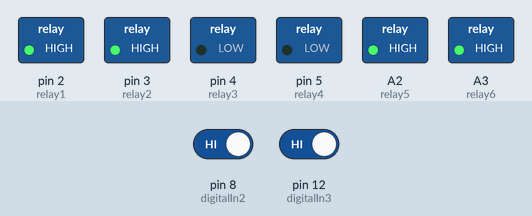
This sketch was run on a simulated Arduino Uno, built with avr-gcc and run on an emulated ATmega328P. Parts: switched loads named in the sketch (green lamp = pin HIGH). Inputs (shaded band) come from the test bench; at power-on: pin 8 (digitalIn2) HIGH, pin 12 (digitalIn3) HIGH. The local clock reads 2024-03-15 10:24:30 at power-on unless the sketch sets it.

Above: at 1.2 s.
1.3 s: pin 8 (digitalIn2) driven LOW
At 2.5 s:
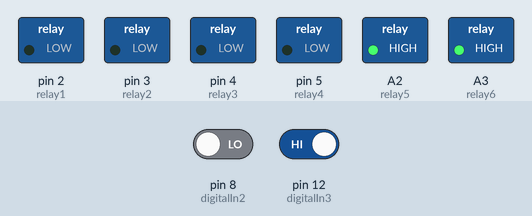
2.8 s: pin 12 (digitalIn3) driven LOW
At 3.7 s:
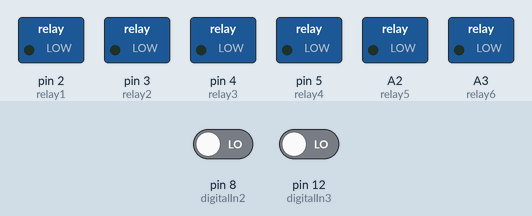
4.3 s: pin 8 (digitalIn2) driven HIGH
At 4.8 s:
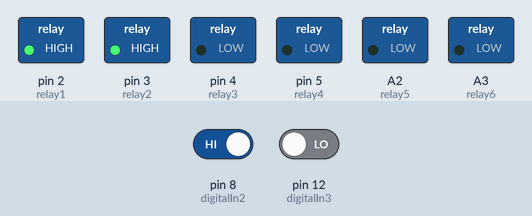
5.8 s: pin 12 (digitalIn3) driven HIGH
At 7.2 s:
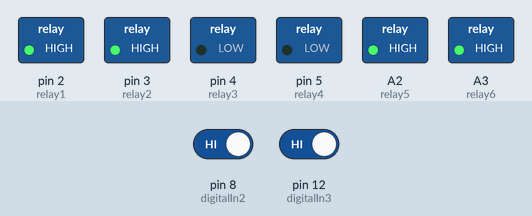
Timing chart, 0 to 8.3 s (numbered marks = the images above; inputs shaded):
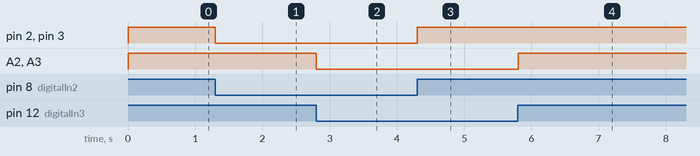

Measured:
- after the input at 1.3 s, pin 2 (relay1), pin 3 (relay2): HIGH → LOW at once
- after the input at 2.8 s, A2 (relay5), A3 (relay6): HIGH → LOW at once
- after the input at 4.3 s, pin 2 (relay1), pin 3 (relay2): LOW → HIGH at once
- after the input at 5.8 s, A2 (relay5), A3 (relay6): LOW → HIGH at once

The sketch:

PLC_4_On_Off_Timers.ino
```cpp
#include <DS1307RTC.h>

tmElements_t tm;
const char *monthName[12] = {
  "Jan", "Feb", "Mar", "Apr", "May", "Jun",
  "Jul", "Aug", "Sep", "Oct", "Nov", "Dec"
};
void setRTC();
void readRTC();

bool realOffDelayHours1(int hourOff, int minuteOff, int secondOff,bool Reset);
bool realOnDelayHours1(int hourOff, int minuteOff, int secondOff,bool Reset);
bool realOffDelayHours2(int hourOff, int minuteOff, int secondOff,bool Reset);
bool realOnDelayHours2(int hourOff, int minuteOff, int secondOff,bool Reset);


//PLC Pin Definition Mapping
int digitalIn1=7;
int digitalIn2=8;
int digitalIn3=12;
int digitalIn4=13;

int relay1=2;
int relay2=3;
int relay3=4;
int relay4=5;
int relay5=A2;
int relay6=A3;


bool parse=false;
bool config=false;


bool resultOff1;
bool resultOn1;
bool resultOff2;
bool resultOn2;

bool powerOn;

//******On Delays********
int secondsDelayON1=10;
int minutesDelayON1=0;
int hoursDelayON1=0;

int secondsDelayON2=12;
int minutesDelayON2=0;
int hoursDelayON2=0;

//**********Off Delays********
int secondsDelayOFF1=5;
int minutesDelayOFF1=0;
int hoursDelayOFF1=0;

int secondsDelayOFF2=7;
int minutesDelayOFF2=0;
int hoursDelayOFF2=0;

void setup()
{
  setRTC();// get the date and time the compiler was run

  pinMode(digitalIn1, INPUT);
  pinMode(digitalIn1, INPUT);
  pinMode(digitalIn2, INPUT);
  pinMode(digitalIn3, INPUT);
  pinMode(digitalIn4, INPUT);

  pinMode(relay1, OUTPUT);
  pinMode(relay2, OUTPUT);
  pinMode(relay3, OUTPUT);
  pinMode(relay4, OUTPUT);
  pinMode(relay5, OUTPUT);
  pinMode(relay6, OUTPUT);

  //Serial.begin(9600);

}
//**********Looping Function******************************
void loop()
{
      readRTC(); // Real Time Clock

      //**************On Delay and OFF Delay Timers************
      resultOff1=realOffDelayHours1( hoursDelayOFF1,minutesDelayOFF1, secondsDelayOFF1,!digitalRead(digitalIn2));
      digitalWrite(relay1,resultOff1);
      resultOn1=realOnDelayHours1( hoursDelayON1, minutesDelayON1, secondsDelayON1,!digitalRead(digitalIn3));
      digitalWrite(relay5,resultOn1);
      resultOff2=realOffDelayHours2( hoursDelayOFF2,minutesDelayOFF2, secondsDelayOFF2,!digitalRead(digitalIn2));
      digitalWrite(relay2,resultOff2);
      resultOn2=realOnDelayHours2( hoursDelayON2, minutesDelayON2, secondsDelayON2,!digitalRead(digitalIn3));
      digitalWrite(relay6,resultOn2);

}


//***********************Real Time Off Delay 1sec-59 minutes***************************************

bool realOffDelayHours1(int hourOff, int minuteOff, int secondOff,bool Reset)
{
  int finalHours;
  int finalMinutes;
  int finalSeconds;
  static int initialHours;
  static int initialMinutes;
  static int initialSeconds;
  int periodSecond;
  int periodMinute;
  int periodHour;
  bool Output;

  if(Reset==LOW)
  {
    finalSeconds=tm.Second;
    finalMinutes=tm.Minute;
    finalHours=tm.Hour;
    initialHours = tm.Hour;
    initialMinutes = tm.Minute;
    initialSeconds = tm.Second;
    //Serial.print("Reset");
    //Serial.println(Reset);
    return Output= HIGH;
  }

  if (Reset==HIGH)
  {
    finalSeconds=tm.Second;
    finalMinutes=tm.Minute;
    finalHours=tm.Hour;
    periodSecond=finalSeconds-initialSeconds;
    periodMinute= finalMinutes-initialMinutes;
    periodHour= finalHours-initialHours;
    //Serial.print("Reset");
    //Serial.println(Reset);
    if(periodSecond<0)
    {
      periodSecond=periodSecond+60;
      periodMinute=periodMinute-1;
      periodHour=periodHour-1;
    }

    if ( (periodSecond==secondOff) && (periodMinute==minuteOff) && (periodHour==hourOff))
      return Output=LOW;

  }
}
//***********************Real Time On Delay 1sec-59 minutes***************************************
bool realOnDelayHours1(int hourOff, int minuteOff, int secondOff,bool Reset)
{


  static int finalHours;
  static int finalMinutes;
  static int finalSeconds;
  static int initialHours;
  static int initialMinutes;
  static int initialSeconds;
  int periodSecond;
  int periodMinute;
  int periodHour;
  bool Output;

  if(Reset==HIGH)
  {
    finalSeconds=tm.Second;
    finalMinutes=tm.Minute;
    finalHours=tm.Hour;
    initialHours = tm.Hour;
    initialMinutes = tm.Minute;
    initialSeconds = tm.Second;
    return Output=LOW;
  }

  if (Reset==LOW)
  {

    finalSeconds=tm.Second;
    finalMinutes=tm.Minute;
    finalHours=tm.Hour;
    periodSecond=finalSeconds-initialSeconds;
    periodMinute= finalMinutes-initialMinutes;
    periodHour= finalHours-initialHours;
    Serial.print("Reset");
    Serial.println(Reset);
    if(periodSecond<0)
    {
      periodSecond=periodSecond+60;
      periodMinute=periodMinute-1;
      periodHour=periodHour-1;
    }

    if ( (periodSecond==secondOff) && (periodMinute==minuteOff) && (periodHour==hourOff))
      return Output = HIGH;

    }

}
//*********************On and Off delay 2s**************************
bool realOffDelayHours2(int hourOff, int minuteOff, int secondOff,bool Reset)
{
  int finalHours;
  int finalMinutes;
  int finalSeconds;
  static int initialHours;
  static int initialMinutes;
  static int initialSeconds;
  int periodSecond;
  int periodMinute;
  int periodHour;
  bool Output;

  if(Reset==LOW)
  {
    finalSeconds=tm.Second;
    finalMinutes=tm.Minute;
    finalHours=tm.Hour;
    initialHours = tm.Hour;
    initialMinutes = tm.Minute;
    initialSeconds = tm.Second;
    //Serial.print("Reset");
    //Serial.println(Reset);
    return Output= HIGH;
  }

  if (Reset==HIGH)
  {
    finalSeconds=tm.Second;
    finalMinutes=tm.Minute;
    finalHours=tm.Hour;
    periodSecond=finalSeconds-initialSeconds;
    periodMinute= finalMinutes-initialMinutes;
    periodHour= finalHours-initialHours;
    //Serial.print("Reset");
    //Serial.println(Reset);
    if(periodSecond<0)
    {
      periodSecond=periodSecond+60;
      periodMinute=periodMinute-1;
      periodHour=periodHour-1;
    }

    if ( (periodSecond==secondOff) && (periodMinute==minuteOff) && (periodHour==hourOff))
      return Output=LOW;

  }
}
//***********************Real Time On Delay 1sec-59 minutes***************************************
bool realOnDelayHours2(int hourOff, int minuteOff, int secondOff,bool Reset)
{


  static int finalHours;
  static int finalMinutes;
  static int finalSeconds;
  static int initialHours;
  static int initialMinutes;
  static int initialSeconds;
  int periodSecond;
  int periodMinute;
  int periodHour;
  bool Output;

  if(Reset==HIGH)
  {
    finalSeconds=tm.Second;
    finalMinutes=tm.Minute;
    finalHours=tm.Hour;
    initialHours = tm.Hour;
    initialMinutes = tm.Minute;
    initialSeconds = tm.Second;
    return Output=LOW;
  }

  if (Reset==LOW)
  {

    finalSeconds=tm.Second;
    finalMinutes=tm.Minute;
    finalHours=tm.Hour;
    periodSecond=finalSeconds-initialSeconds;
    periodMinute= finalMinutes-initialMinutes;
    periodHour= finalHours-initialHours;
    Serial.print("Reset");
    Serial.println(Reset);
    if(periodSecond<0)
    {
      periodSecond=periodSecond+60;
      periodMinute=periodMinute-1;
      periodHour=periodHour-1;
    }


    if ( (periodSecond==secondOff) && (periodMinute==minuteOff) && (periodHour==hourOff))
      return Output = HIGH;

    }
 }


//******************************Real Time Clock Funtions*******************

bool getTime(const char *str)
{
  int Hour, Min, Sec;

  if (sscanf(str, "%d:%d:%d", &Hour, &Min, &Sec) != 3) return false;
  tm.Hour = Hour;
  tm.Minute = Min;
  tm.Second = Sec;
  return true;
}

bool getDate(const char *str)
{
  char Month[12];
  int Day, Year;
  uint8_t monthIndex;

  if (sscanf(str, "%s %d %d", Month, &Day, &Year) != 3) return false;
  for (monthIndex = 0; monthIndex < 12; monthIndex++) {
    if (strcmp(Month, monthName[monthIndex]) == 0) break;
  }
  if (monthIndex >= 12) return false;
  tm.Day = Day;
  tm.Month = monthIndex + 1;
  tm.Year = CalendarYrToTm(Year);
  return true;
}

void readRTC(){
RTC.read(tm);
}

void setRTC(){
// get the date and time the compiler was run
  if (getDate(__DATE__) && getTime(__TIME__)) {
    parse = true;
    // and configure the RTC with this info
    if (RTC.write(tm))
      config = true;
    }
}
```
